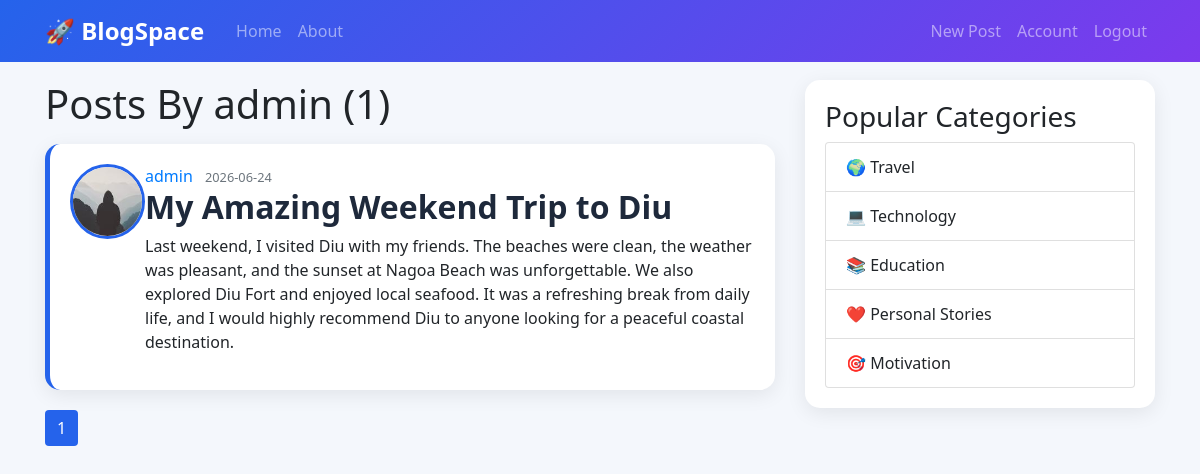
The app's page /user/admin (signed in) with its own data.
### flaskblog/models.py (models this page shows, shortened)
class User(db.Model, UserMixin):
    id=db.Column(db.Integer, primary_key=True)
    username=db.Column(db.String(20), unique=True, nullable=False)
    email=db.Column(db.String(120), unique=True, nullable=False)
    image=db.Column(db.String(20), nullable=False, default='default.jpg')
    password=db.Column(db.String(60), nullable=False)
    posts=db.relationship('Post', backref='author', lazy=True) # This line defines a relationship between the User model and the Post model. It indicates that a user can have multiple posts. The backref parameter creates a virtual column in the Post model called 'author' that allows us to access the user who created a post. The lazy=True parameter means that the related posts will be loaded from the database only when they are accessed, rather than being loaded immediately when the user is queried.
    ''''
    @staticmethod
    def get_reset_token(self,expires_sec=1800):
        s= Serializer(app.config['SECRET_KEY'], expires_sec)
        return s.dumps({'used_id':self.id}).decode('utf-8')

    def verify_reset_token(token):
        s= Serializer(app.config['SECRET_KEY'])
        try:
            user_id=s.load(token)['used_id']
        except:
            return None
        return User.query.get(user_id)
    '''
    def get_reset_token(self):
        s = Serializer(current_app.config['SECRET_KEY'])
        return s.dumps({'user_id': self.id})
    @staticmethod
    def verify_reset_token(token):
        s = Serializer(current_app.config['SECRET_KEY'])
        try:
            user_id = s.loads(token, max_age=1800)['user_id']
        except Exception:
            return None
        return User.query.get(user_id)
    def __repr__(self):
        return f"User('{self.username}', '{self.email}', '{self.image}')"

class Post(db.Model):
    id=db.Column(db.Integer, primary_key=True)
    title=db.Column(db.String(100), nullable=False)
    date_posted=db.Column(db.DateTime, nullable=False, default=datetime.utcnow)
    content=db.Column(db.Text, nullable=False)
    user_id=db.Column(db.Integer, db.ForeignKey('user.id'), nullable=False)

### flaskblog/users/routes.py (the view)
@users.route("/user/<string:username>")
def user_posts(username):
    page=request.args.get('page',1,type=int) # This line retrieves the value of the "page" parameter from the query string of the request. If the "page" parameter is not present in the query string, it defaults to 1. The type=int argument ensures that the retrieved value is converted to an integer. This is used for pagination, allowing users to navigate through different pages of posts.
    user=User.query.filter_by(username=username).first_or_404()
    posts=Post.query.filter_by(author=user)\
        .order_by(Post.date_posted.desc())\
        .paginate(page=page,per_page=3)   # This line queries the database to retrieve all the posts stored in the Post table. It uses SQLAlchemy's query interface to access the Post model and calls the all() method to get a list of all Post objects from the database. The retrieved posts are then stored in the posts variable, which can be passed to the template for rendering.
    return render_template('user_posts.html',posts=posts,user=user)

### flaskblog/models.py (called while the page is built)
@login_manager.user_loader # This is a decorator provided by Flask-Login that registers the decorated function as the user loader callback. Flask-Login will call this function to load a user from the database based on their user ID when needed (e.g., during login or when accessing protected routes).
def load_user(user_id):
    return User.query.get(int(user_id))# This function is used by Flask-Login to load a user from the database based on their user ID. The @login_manager.user_loader decorator registers this function as the user loader callback, which Flask-Login will call to retrieve a user object when needed (e.g., during login or when accessing protected routes). The function takes a user_id as an argument, converts it to an integer, and queries the User model to find and return the corresponding user object from the database. If no user is found with that ID, it will return None.

### flaskblog/templates/user_posts.html
{% extends 'layout.html' %}
{% block content %}
    <h1 class="mb-3">Posts By {{user.username}} ({{posts.total}})</h1>
  {% for post in posts.items %}
    <article class="media content-section">
      <img class="rounded-circle article-img"  src="{{ url_for('static', filename='profile_pics/' + post.author.image) }}" />
      <div class="media-body">
        <div class="article-metadata">
          <a class="mr-2" href="{{ url_for('users.user_posts',username=post.author.username)}}">{{ post.author.username }}</a>
          <small class="text-muted">{{ post.date_posted.strftime('%Y-%m-%d') }}</small>
        </div>
        <h2><a class="article-title" href="{{ url_for('posts.post', post_id=post.id) }}">{{ post.title }}</a></h2>
        <p class="article-content">{{ post.content }}</p>
      </div>
    </article>
  {% endfor %}
  {% for page_num in posts.iter_pages(left_edge=1, right_edge=1, left_current=1, right_current=2) %}
    {% if page_num %}
      {% if posts.page == page_num %}
        <a class="btn btn-info mb-10" href="{{ url_for('users.user_posts', username=user.username , page=page_num) }}">{{ page_num }}</a>
      {% else %}
        <a class="btn btn-outline-info mb-10" href="{{ url_for('users.user_posts', username=user.username,page=page_num) }}">{{ page_num }}</a>
      {% endif %}
    {% else %}
      ...
    {% endif %}
  {% endfor %}
{% endblock %}

### flaskblog/static/main.css (style rules this page uses)
body { background:#f4f7fc; font-family:'Segoe UI',sans-serif; margin-top:5rem; }
.content-section { background:white; border:none; border-radius:15px; padding:20px; margin-bottom:20px; box-shadow:0 5px 20px rgba(0,0,0,.08); transition:.3s; }
.article-title { color:#1e293b; font-weight:700; }
.article-img { width:75px; height:75px; border:3px solid #2563eb; }
.btn-info { background:#2563eb; border:none; }
.media.content-section { border-left:5px solid #2563eb; }

### records on screen
User: username "admin"
Post: image (picture), author.username "admin", date_posted "2026-06-24", title "My Amazing Weekend Trip to Diu", content "Last weekend, I visited Diu with my friends. The beaches were clean, the weather was pleasant, and the sunset at Nagoa Beach was unforgettable. We also explored Diu Fort and enjoyed local seafood. It was a refreshing break from daily life, and I would highly recommend Diu to anyone looking for a peaceful coastal destination."

### other values on screen
{{ posts.total }} "1"
{{ page_num }} "1"
